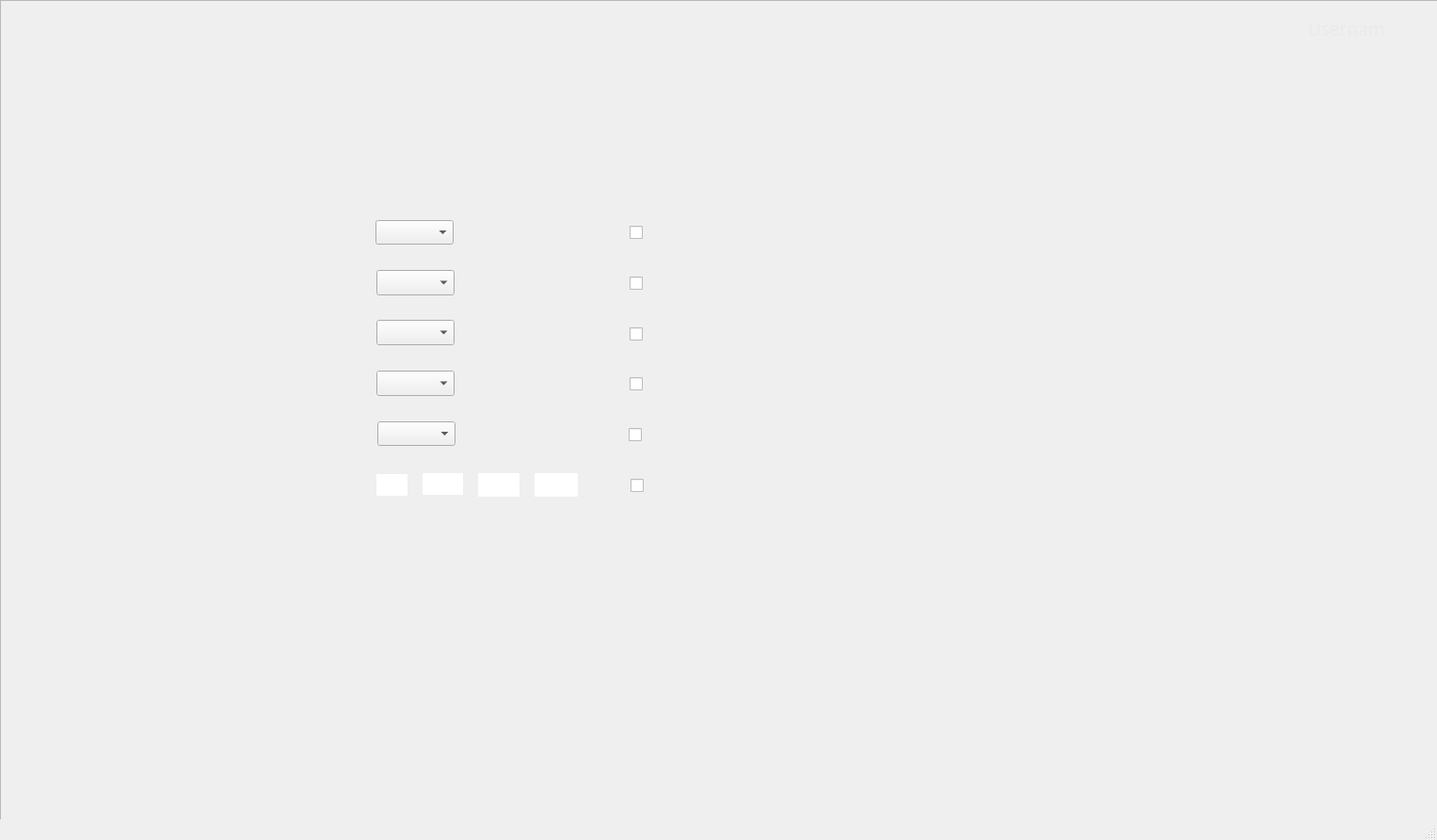
<?xml version="1.0" encoding="UTF-8"?>
<ui version="4.0">
 <class>User_RecordLookUp</class>
 <widget class="QMainWindow" name="User_RecordLookUp">
  <property name="geometry">
   <rect>
    <x>0</x>
    <y>0</y>
    <width>1527</width>
    <height>893</height>
   </rect>
  </property>
  <property name="windowTitle">
   <string>RecordLookUp</string>
  </property>
  <widget class="QWidget" name="centralwidget">
   <widget class="QFrame" name="BackgroundFrame">
    <property name="geometry">
     <rect>
      <x>0</x>
      <y>0</y>
      <width>1531</width>
      <height>881</height>
     </rect>
    </property>
    <property name="frameShape">
     <enum>QFrame::StyledPanel</enum>
    </property>
    <property name="frameShadow">
     <enum>QFrame::Raised</enum>
    </property>
    <widget class="QLabel" name="BackgroundLabel">
     <property name="geometry">
      <rect>
       <x>0</x>
       <y>0</y>
       <width>1521</width>
       <height>861</height>
      </rect>
     </property>
     <property name="text">
      <string/>
     </property>
     <property name="pixmap">
      <pixmap>Images/User-RecordLookUp.png</pixmap>
     </property>
     <property name="scaledContents">
      <bool>true</bool>
     </property>
    </widget>
    <widget class="QComboBox" name="DistrictFilter">
     <property name="geometry">
      <rect>
       <x>401</x>
       <y>448</y>
       <width>83</width>
       <height>26</height>
      </rect>
     </property>
     <property name="font">
      <font>
       <family>Source Sans Pro</family>
       <pointsize>12</pointsize>
      </font>
     </property>
    </widget>
    <widget class="QPushButton" name="HomeButton">
     <property name="geometry">
      <rect>
       <x>0</x>
       <y>60</y>
       <width>241</width>
       <height>51</height>
      </rect>
     </property>
     <property name="text">
      <string/>
     </property>
     <property name="flat">
      <bool>true</bool>
     </property>
    </widget>
    <widget class="QPushButton" name="GenQueriesButton">
     <property name="geometry">
      <rect>
       <x>0</x>
       <y>290</y>
       <width>241</width>
       <height>51</height>
      </rect>
     </property>
     <property name="text">
      <string/>
     </property>
     <property name="flat">
      <bool>true</bool>
     </property>
    </widget>
    <widget class="QComboBox" name="CantonFilter_2">
     <property name="geometry">
      <rect>
       <x>400</x>
       <y>340</y>
       <width>83</width>
       <height>27</height>
      </rect>
     </property>
     <property name="font">
      <font>
       <family>Source Sans Pro</family>
       <pointsize>12</pointsize>
      </font>
     </property>
    </widget>
    <widget class="QComboBox" name="CantonFilter">
     <property name="geometry">
      <rect>
       <x>400</x>
       <y>394</y>
       <width>83</width>
       <height>27</height>
      </rect>
     </property>
     <property name="font">
      <font>
       <family>Source Sans Pro</family>
       <pointsize>12</pointsize>
      </font>
     </property>
    </widget>
    <widget class="QLabel" name="RecordLookUpDisplay">
     <property name="geometry">
      <rect>
       <x>710</x>
       <y>215</y>
       <width>691</width>
       <height>461</height>
      </rect>
     </property>
     <property name="font">
      <font>
       <family>Source Sans Pro</family>
       <pointsize>12</pointsize>
      </font>
     </property>
     <property name="autoFillBackground">
      <bool>false</bool>
     </property>
     <property name="text">
      <string/>
     </property>
     <property name="alignment">
      <set>Qt::AlignLeading|Qt::AlignLeft|Qt::AlignTop</set>
     </property>
    </widget>
    <widget class="QLabel" name="UsernameLabel">
     <property name="geometry">
      <rect>
       <x>1390</x>
       <y>20</y>
       <width>81</width>
       <height>21</height>
      </rect>
     </property>
     <property name="font">
      <font>
       <family>Source Sans Pro</family>
       <pointsize>14</pointsize>
      </font>
     </property>
     <property name="cursor">
      <cursorShape>BlankCursor</cursorShape>
     </property>
     <property name="autoFillBackground">
      <bool>false</bool>
     </property>
     <property name="styleSheet">
      <string notr="true">color: rgb(234, 234, 234);</string>
     </property>
     <property name="text">
      <string>Username</string>
     </property>
    </widget>
    <widget class="QPushButton" name="RecordLookUpButton">
     <property name="geometry">
      <rect>
       <x>0</x>
       <y>180</y>
       <width>241</width>
       <height>51</height>
      </rect>
     </property>
     <property name="text">
      <string/>
     </property>
     <property name="flat">
      <bool>true</bool>
     </property>
    </widget>
    <widget class="QComboBox" name="RecordTypeFilter">
     <property name="geometry">
      <rect>
       <x>400</x>
       <y>287</y>
       <width>83</width>
       <height>27</height>
      </rect>
     </property>
     <property name="font">
      <font>
       <family>Source Sans Pro</family>
       <pointsize>12</pointsize>
      </font>
     </property>
    </widget>
    <widget class="QPushButton" name="RecordLookupApply">
     <property name="geometry">
      <rect>
       <x>1274</x>
       <y>712</y>
       <width>127</width>
       <height>33</height>
      </rect>
     </property>
     <property name="text">
      <string/>
     </property>
     <property name="flat">
      <bool>true</bool>
     </property>
    </widget>
    <widget class="QComboBox" name="DateRangeFilter">
     <property name="geometry">
      <rect>
       <x>399</x>
       <y>234</y>
       <width>83</width>
       <height>26</height>
      </rect>
     </property>
     <property name="font">
      <font>
       <family>Source Sans Pro</family>
       <pointsize>12</pointsize>
      </font>
     </property>
    </widget>
    <widget class="QPushButton" name="RecordRegisterButton">
     <property name="geometry">
      <rect>
       <x>0</x>
       <y>120</y>
       <width>241</width>
       <height>51</height>
      </rect>
     </property>
     <property name="text">
      <string/>
     </property>
     <property name="flat">
      <bool>true</bool>
     </property>
    </widget>
    <widget class="QPushButton" name="PersRegisterButton">
     <property name="geometry">
      <rect>
       <x>0</x>
       <y>240</y>
       <width>241</width>
       <height>51</height>
      </rect>
     </property>
     <property name="text">
      <string/>
     </property>
     <property name="flat">
      <bool>true</bool>
     </property>
    </widget>
    <widget class="QPushButton" name="LogOutButton">
     <property name="geometry">
      <rect>
       <x>0</x>
       <y>800</y>
       <width>241</width>
       <height>51</height>
      </rect>
     </property>
     <property name="text">
      <string/>
     </property>
     <property name="flat">
      <bool>true</bool>
     </property>
    </widget>
    <widget class="QLineEdit" name="JudicialFirstNum">
     <property name="enabled">
      <bool>true</bool>
     </property>
     <property name="geometry">
      <rect>
       <x>400</x>
       <y>504</y>
       <width>33</width>
       <height>23</height>
      </rect>
     </property>
     <property name="font">
      <font>
       <family>Source Sans Pro</family>
       <pointsize>12</pointsize>
      </font>
     </property>
     <property name="cursor">
      <cursorShape>IBeamCursor</cursorShape>
     </property>
     <property name="acceptDrops">
      <bool>true</bool>
     </property>
     <property name="autoFillBackground">
      <bool>false</bool>
     </property>
     <property name="frame">
      <bool>false</bool>
     </property>
     <property name="clearButtonEnabled">
      <bool>false</bool>
     </property>
    </widget>
    <widget class="QLineEdit" name="JudicialSecNum">
     <property name="enabled">
      <bool>true</bool>
     </property>
     <property name="geometry">
      <rect>
       <x>449</x>
       <y>503</y>
       <width>43</width>
       <height>23</height>
      </rect>
     </property>
     <property name="font">
      <font>
       <family>Source Sans Pro</family>
       <pointsize>12</pointsize>
      </font>
     </property>
     <property name="cursor">
      <cursorShape>IBeamCursor</cursorShape>
     </property>
     <property name="acceptDrops">
      <bool>true</bool>
     </property>
     <property name="autoFillBackground">
      <bool>false</bool>
     </property>
     <property name="frame">
      <bool>false</bool>
     </property>
     <property name="clearButtonEnabled">
      <bool>false</bool>
     </property>
    </widget>
    <widget class="QLineEdit" name="JudicialThirdNum">
     <property name="enabled">
      <bool>true</bool>
     </property>
     <property name="geometry">
      <rect>
       <x>508</x>
       <y>503</y>
       <width>44</width>
       <height>25</height>
      </rect>
     </property>
     <property name="font">
      <font>
       <family>Source Sans Pro</family>
       <pointsize>12</pointsize>
      </font>
     </property>
     <property name="cursor">
      <cursorShape>IBeamCursor</cursorShape>
     </property>
     <property name="acceptDrops">
      <bool>true</bool>
     </property>
     <property name="autoFillBackground">
      <bool>false</bool>
     </property>
     <property name="frame">
      <bool>false</bool>
     </property>
     <property name="clearButtonEnabled">
      <bool>false</bool>
     </property>
    </widget>
    <widget class="QLineEdit" name="JudicialForthNum">
     <property name="enabled">
      <bool>true</bool>
     </property>
     <property name="geometry">
      <rect>
       <x>568</x>
       <y>503</y>
       <width>46</width>
       <height>25</height>
      </rect>
     </property>
     <property name="font">
      <font>
       <family>Source Sans Pro</family>
       <pointsize>12</pointsize>
      </font>
     </property>
     <property name="cursor">
      <cursorShape>IBeamCursor</cursorShape>
     </property>
     <property name="acceptDrops">
      <bool>true</bool>
     </property>
     <property name="autoFillBackground">
      <bool>false</bool>
     </property>
     <property name="frame">
      <bool>false</bool>
     </property>
     <property name="clearButtonEnabled">
      <bool>false</bool>
     </property>
    </widget>
    <widget class="QCheckBox" name="PreferredDateRange">
     <property name="geometry">
      <rect>
       <x>669</x>
       <y>239</y>
       <width>21</width>
       <height>16</height>
      </rect>
     </property>
     <property name="text">
      <string/>
     </property>
    </widget>
    <widget class="QCheckBox" name="PreferredRecordType">
     <property name="geometry">
      <rect>
       <x>669</x>
       <y>293</y>
       <width>21</width>
       <height>16</height>
      </rect>
     </property>
     <property name="text">
      <string/>
     </property>
    </widget>
    <widget class="QCheckBox" name="PreferredCanton">
     <property name="geometry">
      <rect>
       <x>669</x>
       <y>347</y>
       <width>21</width>
       <height>16</height>
      </rect>
     </property>
     <property name="text">
      <string/>
     </property>
    </widget>
    <widget class="QCheckBox" name="PreferredDistrict">
     <property name="geometry">
      <rect>
       <x>669</x>
       <y>400</y>
       <width>21</width>
       <height>16</height>
      </rect>
     </property>
     <property name="text">
      <string/>
     </property>
    </widget>
    <widget class="QCheckBox" name="PreferredCommunity">
     <property name="geometry">
      <rect>
       <x>668</x>
       <y>454</y>
       <width>21</width>
       <height>16</height>
      </rect>
     </property>
     <property name="text">
      <string/>
     </property>
    </widget>
    <widget class="QCheckBox" name="PreferredJudicialNum">
     <property name="geometry">
      <rect>
       <x>670</x>
       <y>508</y>
       <width>21</width>
       <height>16</height>
      </rect>
     </property>
     <property name="text">
      <string/>
     </property>
    </widget>
   </widget>
  </widget>
  <widget class="QMenuBar" name="menubar">
   <property name="geometry">
    <rect>
     <x>0</x>
     <y>0</y>
     <width>1527</width>
     <height>21</height>
    </rect>
   </property>
  </widget>
  <widget class="QStatusBar" name="statusbar"/>
 </widget>
 <resources/>
 <connections/>
</ui>
